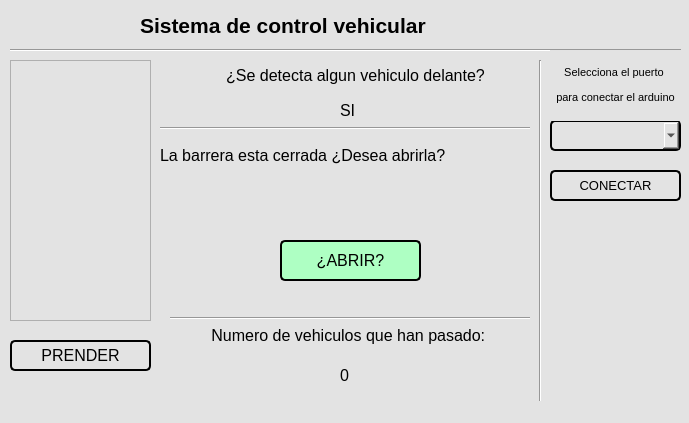
<?xml version="1.0" encoding="UTF-8"?>
<ui version="4.0">
 <class>MainWindow</class>
 <widget class="QMainWindow" name="MainWindow">
  <property name="geometry">
   <rect>
    <x>0</x>
    <y>0</y>
    <width>689</width>
    <height>423</height>
   </rect>
  </property>
  <property name="windowTitle">
   <string>MainWindow</string>
  </property>
  <property name="styleSheet">
   <string notr="true">background-color: rgb(227, 227, 227);</string>
  </property>
  <widget class="QWidget" name="centralwidget">
   <widget class="QLabel" name="label_3">
    <property name="geometry">
     <rect>
      <x>0</x>
      <y>0</y>
      <width>171</width>
      <height>51</height>
     </rect>
    </property>
    <property name="text">
     <string/>
    </property>
    <property name="pixmap">
     <pixmap>../../../../3D Objects/UAT.png</pixmap>
    </property>
    <property name="scaledContents">
     <bool>true</bool>
    </property>
   </widget>
   <widget class="QLabel" name="label_4">
    <property name="geometry">
     <rect>
      <x>530</x>
      <y>0</y>
      <width>161</width>
      <height>51</height>
     </rect>
    </property>
    <property name="text">
     <string/>
    </property>
    <property name="pixmap">
     <pixmap>../../../../3D Objects/facultad_ingenieria_tampico.png</pixmap>
    </property>
    <property name="scaledContents">
     <bool>true</bool>
    </property>
   </widget>
   <widget class="QLabel" name="label_5">
    <property name="geometry">
     <rect>
      <x>590</x>
      <y>290</y>
      <width>91</width>
      <height>81</height>
     </rect>
    </property>
    <property name="font">
     <font>
      <pointsize>8</pointsize>
     </font>
    </property>
    <property name="cursor">
     <cursorShape>ArrowCursor</cursorShape>
    </property>
    <property name="styleSheet">
     <string notr="true"/>
    </property>
    <property name="text">
     <string/>
    </property>
    <property name="pixmap">
     <pixmap>../../../../3D Objects/Castor.jpg</pixmap>
    </property>
    <property name="scaledContents">
     <bool>true</bool>
    </property>
   </widget>
   <widget class="QLabel" name="label_8">
    <property name="geometry">
     <rect>
      <x>620</x>
      <y>340</y>
      <width>61</width>
      <height>61</height>
     </rect>
    </property>
    <property name="font">
     <font>
      <family>Rockwell</family>
     </font>
    </property>
    <property name="text">
     <string/>
    </property>
    <property name="pixmap">
     <pixmap resource="../Archivos/Recursos.qrc">:/Logos/Castor Ingeniero.jpg</pixmap>
    </property>
    <property name="scaledContents">
     <bool>true</bool>
    </property>
   </widget>
   <widget class="QLabel" name="label_9">
    <property name="geometry">
     <rect>
      <x>600</x>
      <y>0</y>
      <width>91</width>
      <height>41</height>
     </rect>
    </property>
    <property name="font">
     <font>
      <family>Rockwell</family>
     </font>
    </property>
    <property name="text">
     <string/>
    </property>
    <property name="pixmap">
     <pixmap resource="../Archivos/Recursos.qrc">:/Logos/Facultad.jpg</pixmap>
    </property>
    <property name="scaledContents">
     <bool>true</bool>
    </property>
   </widget>
   <widget class="QLabel" name="label_10">
    <property name="geometry">
     <rect>
      <x>0</x>
      <y>0</y>
      <width>91</width>
      <height>41</height>
     </rect>
    </property>
    <property name="font">
     <font>
      <family>Rockwell</family>
     </font>
    </property>
    <property name="text">
     <string/>
    </property>
    <property name="pixmap">
     <pixmap resource="../Archivos/Recursos.qrc">:/Logos/UAT.jpg</pixmap>
    </property>
    <property name="scaledContents">
     <bool>true</bool>
    </property>
   </widget>
   <widget class="QListWidget" name="lista_datos">
    <property name="geometry">
     <rect>
      <x>10</x>
      <y>60</y>
      <width>141</width>
      <height>261</height>
     </rect>
    </property>
   </widget>
   <widget class="QPushButton" name="BmostrarLecturas">
    <property name="geometry">
     <rect>
      <x>10</x>
      <y>340</y>
      <width>141</width>
      <height>31</height>
     </rect>
    </property>
    <property name="font">
     <font>
      <pointsize>12</pointsize>
     </font>
    </property>
    <property name="styleSheet">
     <string notr="true">border: 2px solid black;
border-radius: 5px;
padding: 5px;</string>
    </property>
    <property name="text">
     <string>PRENDER</string>
    </property>
   </widget>
   <widget class="QPushButton" name="Babrir">
    <property name="geometry">
     <rect>
      <x>280</x>
      <y>240</y>
      <width>141</width>
      <height>41</height>
     </rect>
    </property>
    <property name="font">
     <font>
      <pointsize>12</pointsize>
     </font>
    </property>
    <property name="styleSheet">
     <string notr="true">border: 2px solid black;
border-radius: 5px;
padding: 5px;
background-color: rgb(174, 255, 195);</string>
    </property>
    <property name="text">
     <string>¿ABRIR?</string>
    </property>
   </widget>
   <widget class="QLabel" name="Lbarrera">
    <property name="geometry">
     <rect>
      <x>160</x>
      <y>140</y>
      <width>371</width>
      <height>31</height>
     </rect>
    </property>
    <property name="font">
     <font>
      <pointsize>12</pointsize>
     </font>
    </property>
    <property name="text">
     <string>La barrera esta cerrada ¿Desea abrirla?</string>
    </property>
   </widget>
   <widget class="QLabel" name="label_2">
    <property name="geometry">
     <rect>
      <x>170</x>
      <y>60</y>
      <width>371</width>
      <height>31</height>
     </rect>
    </property>
    <property name="font">
     <font>
      <pointsize>12</pointsize>
     </font>
    </property>
    <property name="text">
     <string>&lt;html&gt;&lt;head/&gt;&lt;body&gt;&lt;p align=&quot;center&quot;&gt;¿Se detecta algun vehiculo delante?&lt;/p&gt;&lt;/body&gt;&lt;/html&gt;</string>
    </property>
   </widget>
   <widget class="QLabel" name="Lvehiculo">
    <property name="geometry">
     <rect>
      <x>340</x>
      <y>100</y>
      <width>41</width>
      <height>21</height>
     </rect>
    </property>
    <property name="font">
     <font>
      <pointsize>12</pointsize>
     </font>
    </property>
    <property name="text">
     <string>SI</string>
    </property>
   </widget>
   <widget class="Line" name="line">
    <property name="geometry">
     <rect>
      <x>160</x>
      <y>120</y>
      <width>371</width>
      <height>16</height>
     </rect>
    </property>
    <property name="orientation">
     <enum>Qt::Horizontal</enum>
    </property>
   </widget>
   <widget class="Line" name="line_2">
    <property name="geometry">
     <rect>
      <x>170</x>
      <y>310</y>
      <width>361</width>
      <height>16</height>
     </rect>
    </property>
    <property name="orientation">
     <enum>Qt::Horizontal</enum>
    </property>
   </widget>
   <widget class="QLabel" name="Ltitulo">
    <property name="geometry">
     <rect>
      <x>140</x>
      <y>10</y>
      <width>401</width>
      <height>31</height>
     </rect>
    </property>
    <property name="font">
     <font>
      <pointsize>16</pointsize>
      <weight>75</weight>
      <bold>true</bold>
     </font>
    </property>
    <property name="text">
     <string>Sistema de control vehicular</string>
    </property>
   </widget>
   <widget class="Line" name="line_3">
    <property name="geometry">
     <rect>
      <x>10</x>
      <y>40</y>
      <width>671</width>
      <height>20</height>
     </rect>
    </property>
    <property name="orientation">
     <enum>Qt::Horizontal</enum>
    </property>
   </widget>
   <widget class="QLabel" name="label_11">
    <property name="geometry">
     <rect>
      <x>170</x>
      <y>320</y>
      <width>361</width>
      <height>31</height>
     </rect>
    </property>
    <property name="font">
     <font>
      <pointsize>12</pointsize>
     </font>
    </property>
    <property name="text">
     <string>&lt;html&gt;&lt;head/&gt;&lt;body&gt;&lt;p align=&quot;center&quot;&gt;Numero de vehiculos que han pasado: &lt;/p&gt;&lt;/body&gt;&lt;/html&gt;</string>
    </property>
   </widget>
   <widget class="QLabel" name="Lcontador">
    <property name="geometry">
     <rect>
      <x>340</x>
      <y>360</y>
      <width>31</width>
      <height>31</height>
     </rect>
    </property>
    <property name="font">
     <font>
      <pointsize>12</pointsize>
     </font>
    </property>
    <property name="text">
     <string>0</string>
    </property>
   </widget>
   <widget class="Line" name="line_4">
    <property name="geometry">
     <rect>
      <x>530</x>
      <y>60</y>
      <width>20</width>
      <height>351</height>
     </rect>
    </property>
    <property name="orientation">
     <enum>Qt::Vertical</enum>
    </property>
   </widget>
   <widget class="QComboBox" name="CBpuertos">
    <property name="geometry">
     <rect>
      <x>550</x>
      <y>120</y>
      <width>131</width>
      <height>31</height>
     </rect>
    </property>
    <property name="styleSheet">
     <string notr="true">border: 2px solid black;
border-radius: 5px;
padding: 5px;</string>
    </property>
   </widget>
   <widget class="QPushButton" name="Bconectar">
    <property name="geometry">
     <rect>
      <x>550</x>
      <y>170</y>
      <width>131</width>
      <height>31</height>
     </rect>
    </property>
    <property name="font">
     <font>
      <pointsize>10</pointsize>
     </font>
    </property>
    <property name="styleSheet">
     <string notr="true">border: 2px solid black;
border-radius: 5px;
padding: 5px;</string>
    </property>
    <property name="text">
     <string>CONECTAR</string>
    </property>
   </widget>
   <widget class="QLabel" name="label_6">
    <property name="geometry">
     <rect>
      <x>550</x>
      <y>50</y>
      <width>131</width>
      <height>71</height>
     </rect>
    </property>
    <property name="font">
     <font>
      <pointsize>8</pointsize>
     </font>
    </property>
    <property name="text">
     <string>&lt;html&gt;&lt;head/&gt;&lt;body&gt;&lt;p align=&quot;center&quot;&gt;Selecciona el puerto &lt;/p&gt;&lt;p align=&quot;center&quot;&gt;para conectar el arduino&lt;/p&gt;&lt;/body&gt;&lt;/html&gt;</string>
    </property>
   </widget>
  </widget>
  <widget class="QStatusBar" name="statusbar"/>
 </widget>
 <resources>
  <include location="../../Archivos/Recursos.qrc"/>
  <include location="../Archivos/Recursos.qrc"/>
 </resources>
 <connections/>
</ui>
